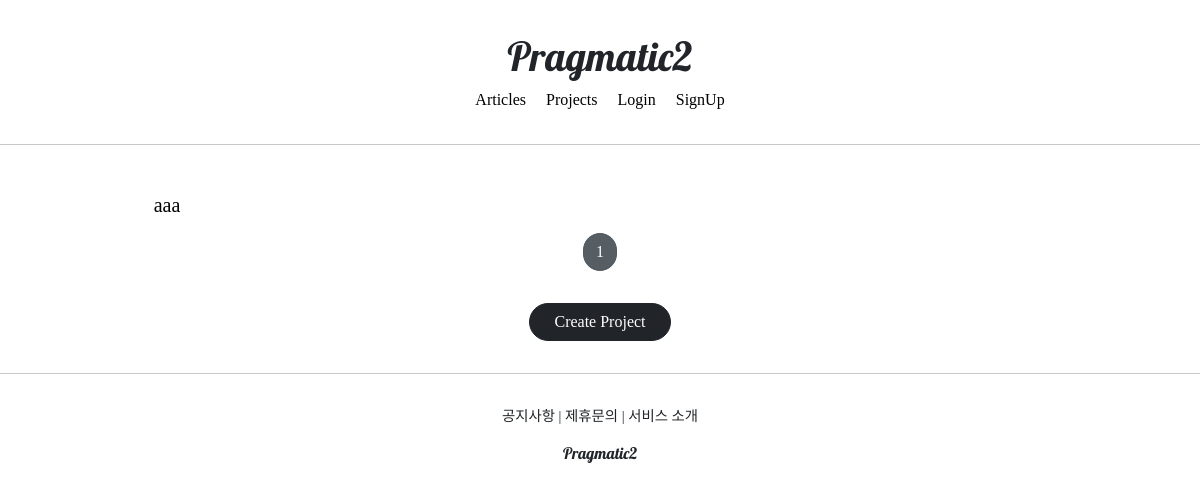
Before: /projects/list/ with the older database file.
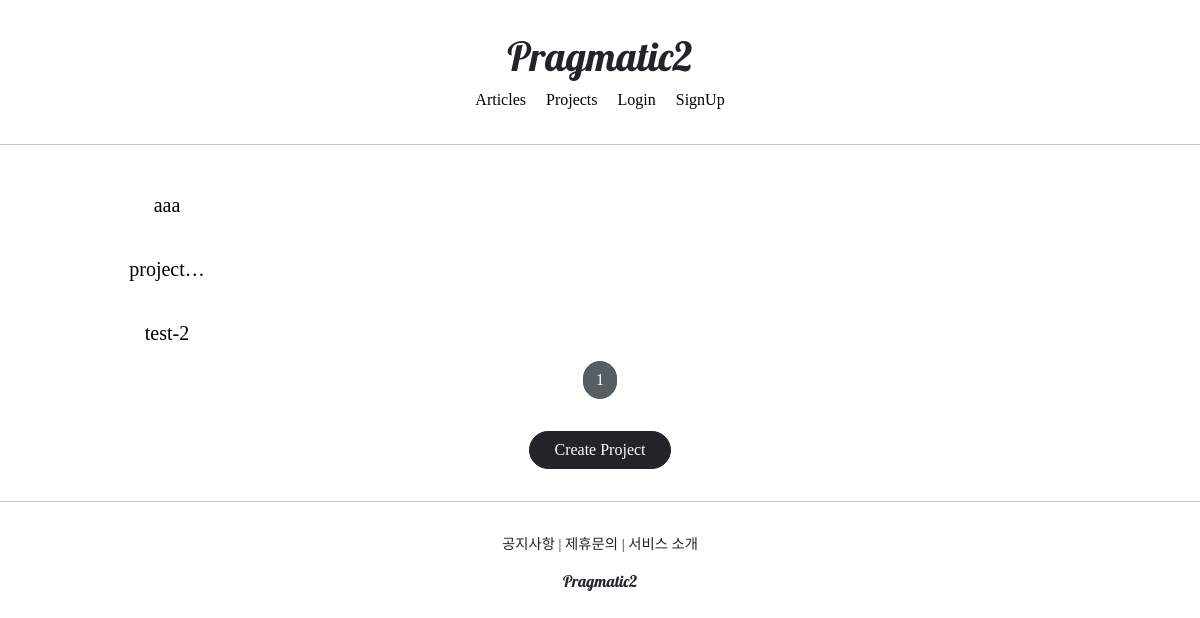
After: the same page with the newer database file.
### projectapp/models.py (models this page shows)
class Project(models.Model):
    image = models.ImageField(upload_to='project/', null=False)
    title = models.CharField(max_length=20, null=False)
    description = models.CharField(max_length=200, null=True)
    created_at = models.DateTimeField(auto_now=True)

### projectapp/views.py (the view)
# urls.py: path('list/', ProjectListView.as_view(), name='list'),
class ProjectListView(ListView):
    model = Project
    context_object_name = 'project_list'
    template_name = 'projectapp/list.html'
    paginate_by = 25

### projectapp/templates/projectapp/list.html (shortened to what this page needs)
{% extends 'base.html' %}
{% load static %}
{% block content %}
    {% if project_list %}
        <div class="container">
            {% for project in project_list %}
                <a href="{% url 'projectapp:detail' pk=project.pk %}">
                    {% include 'snippets/card_project.html' with project=project %}
                </a>
            {% endfor %}
        </div>
    {% else %}
        <div class="text-center">
            <h1>No Project YET!</h1>
        </div>
    {% endif %}
    {% include 'snippets/pagination.html' with page_obj=page_obj %}
    <div style="text-align: center">
        <a href="{% url 'projectapp:create' %}" class="btn btn-dark rounded-pill mt-3 mb-3 px-4">
            Create Project
        </a>
    </div>
{% endblock %}

### templates/base.html
<!DOCTYPE html>
<html lang="en">
{% include 'head.html' %}
<body style="font-family: 'NanumSquareR';">
    {% include 'header.html' %}
    <hr>
    {% block content %}
    {% endblock %}
    <hr>
    {% include 'footer.html' %}
</body>
</html>

### templates/head.html (shortened to what this page needs)
{% load static %}
<head>
    <link href="https://cdn.jsdelivr.net/npm/bootstrap@5.1.3/dist/css/bootstrap.min.css" rel="stylesheet">
    <link rel="stylesheet" type="text/css" href="{% static 'base.css' %}">
</head>

### templates/header.html (shortened to what this page needs)
<div class="pragmatic2_header">
    <div>
        <h1 class="pragmatic2_logo">Pragmatic2</h1>
    </div>
    <div pragmatic2_header_navbar>
        <a href="{% url 'articleapp:list' %}" class="pragmatic2_header_nav">
            <span>Articles</span>
        </a>
        <a href="{% url 'projectapp:list' %}" class="pragmatic2_header_nav">
            <span>Projects</span>
        </a>
        {% if not user.is_authenticated %}
            <a href="{% url 'accountapp:login' %}?next={{ request.path }}" class="pragmatic2_header_nav">
                <span>Login</span>
            </a>
            <a href="{% url 'accountapp:create' %}" class="pragmatic2_header_nav">
                <span>SignUp</span>
            </a>
        {% endif %}
    </div>
</div>

### templates/snippets/card_project.html (shortened to what this page needs)
<div style="display: block; text-align: center;">
    <h5 class="mt-2" style="font-family: 'NanumSquareB';">
        {{ project.title | truncatechars:8 }}
    </h5>
</div>

### templates/snippets/pagination.html (shortened to what this page needs)
<div style="text-align: center; margin: 1rem 0;">
        <a href="?page={{ page_obj.number }}" class="btn btn-secondary rounded-pill active">
            {{ page_obj.number }}
        </a>
</div>

### templates/footer.html
<div class="pragmatic2_footer">
    <div class="pragmatic2_footer_button">
        <span>공지사항</span> |
        <span>제휴문의</span> |
        <span>서비스 소개</span>
    </div>
    <div style="margin-top:1rem;">
        <h6 class="pragmatic2_logo">Pragmatic2</h6>
    </div>
</div>

### static/base.css (style rules this page uses)
.pragmatic2_logo { font-family: 'Lobster', cursive; }
.pragmatic2_footer_button { font-size:.9rem; }
.pragmatic2_footer { text-align: center; margin-top:2rem; }
.pragmatic2_header { text-align: center; margin:2rem 0; }
a { color:black; text-decoration: none; }
.pragmatic2_header_nav { margin: 0rem 0.5rem; }

### projectapp/templates/projectapp/list.html (style rules this page uses)
.container div { width: 250px; display: flex; justify-content: center; align-items: center; border-radius: 8px; border-radius: 1rem; }

Changed rows visible on the page:
added Project: title "project…"
added Project: title "test-2"
